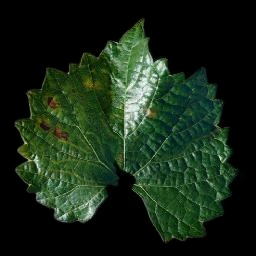
#> input picture grapes/trainSet/train1/Black_measles/blackmeasles (1)-masked.jpg, 256 x 256 px, given in place of blackmeasles (1).jpg, which was not available
$ jupyter execute --allow-errors demo13.ipynb
#> lines starting #> are read from the running program, lines starting #| are printed output that depends on the picture; after the words box and inside, x2 and y2 are one past the last pixel; in counts of white or black regions, pixels touching at a corner belong together; pictures that were not available may be replaced by others from this repository, and a replacement may not be noted
[cell 1]
import numpy as np
import cv2
from matplotlib import pyplot as plt

[cell 2]
def image_masking(filepath):

#> called with filepath = 'blackmeasles (1).jpg'
	BLUR = 21
	CANNY_THRESH_1 = 10
	CANNY_THRESH_2 = 200
	MASK_DILATE_ITER = 10
	MASK_ERODE_ITER = 10
	MASK_COLOR = (0.0,0.0,0.0) # In BGR format

	img = cv2.imread(filepath)
#> img is the input picture: shape (256, 256, 3); mean B, G, R 22.5, 39.2, 23.3
	gray = cv2.cvtColor(img,cv2.COLOR_BGR2GRAY)
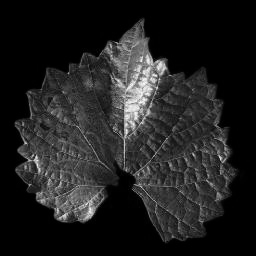
#> gray: shape (256, 256); min 0, max 250, mean 32.6

	edges = cv2.Canny(gray, CANNY_THRESH_1, CANNY_THRESH_2)
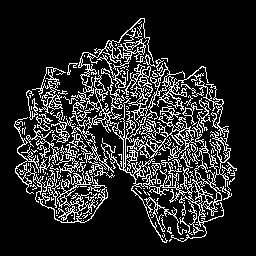
#> edges: shape (256, 256); 16% white in thin lines or dots, all inside (x1, y1, x2, y2) = (14, 18, 237, 243)
	edges = cv2.dilate(edges, None)
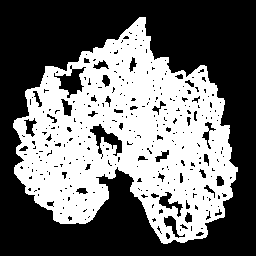
#> edges: shape (256, 256); 43.2% white; 1 white region, box (x1, y1, x2, y2) and area: (13, 17, 238, 244) 28296
	edges = cv2.erode(edges, None)
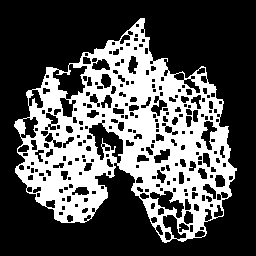
#> edges: shape (256, 256); 32.8% white; 1 white region

	contour_info = []
	contours, _ = cv2.findContours(edges, cv2.RETR_LIST, cv2.CHAIN_APPROX_NONE)
#> contours = 272 contours, 117 with area under 20; largest, box (x1, y1, x2, y2) and area: (14, 18, 237, 243) 30414, (88, 122, 124, 164) 724, (52, 63, 88, 100) 700, (149, 190, 185, 219) 441, (162, 214, 187, 240) 292

	for c in contours:
	    contour_info.append((c, cv2.isContourConvex(c), cv2.contourArea(c),))
#> after the loop, contour_info = 272 items
	contour_info = sorted(contour_info, key=lambda c: c[2], reverse=True)

	max_contour = contour_info[0]
#> max_contour = 3 items, first 3: contour of 914 points, box (x1, y1, x2, y2) (14, 18, 237, 243), area 30414, False, 30414
	mask = np.zeros(edges.shape)
	cv2.fillConvexPoly(mask, max_contour[0], (255))
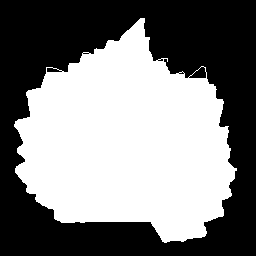
#> mask: shape (256, 256) float64; 49.8% white; 1 white region, box (x1, y1, x2, y2) and area: (14, 18, 237, 243) 32668

	mask = cv2.dilate(mask, None, iterations=MASK_DILATE_ITER)
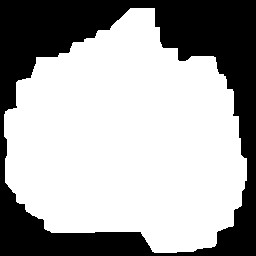
#> mask: shape (256, 256) float64; 65.5% white; 1 black region, box (x1, y1, x2, y2) and area: (0, 0, 256, 256) 22608
	mask = cv2.erode(mask, None, iterations=MASK_ERODE_ITER)
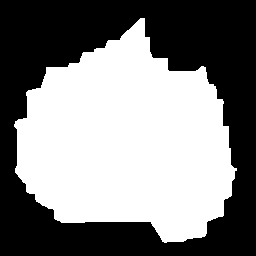
#> mask: shape (256, 256) float64; 50.9% white; 1 black region, box (x1, y1, x2, y2) and area: (0, 0, 256, 256) 32168
	mask = cv2.GaussianBlur(mask, (BLUR, BLUR), 0)
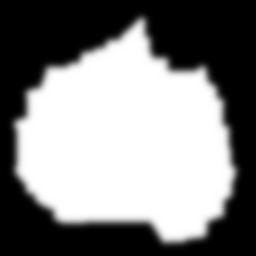
#> mask: shape (256, 256) float64; min 0, max 255, mean 129.8; drawn with min black and max white

	mask_stack = np.dstack([mask]*3)
	mask_stack  = mask_stack.astype('float32') / 255.0
	img = img.astype('float32') / 255.0

	masked = (mask_stack * img) + ((1-mask_stack) * MASK_COLOR)
	masked = (masked * 255).astype('uint8')

	fileName, fileExtension = filepath.split('.')
	fileName += '-masked.'
	filepath = fileName + fileExtension
	print(filepath)

	cv2.imwrite(filepath, masked)

[cell 3]
img = 'blackmeasles (1).jpg'
image_masking(img)

[cell 4]
def ProcessImage1(im):
    resized = cv2.resize(im, (500,500))
    cv2.imshow("Resized", resized)
    cv2.waitKey(0)
    blurred = cv2.medianBlur(resized, 3)
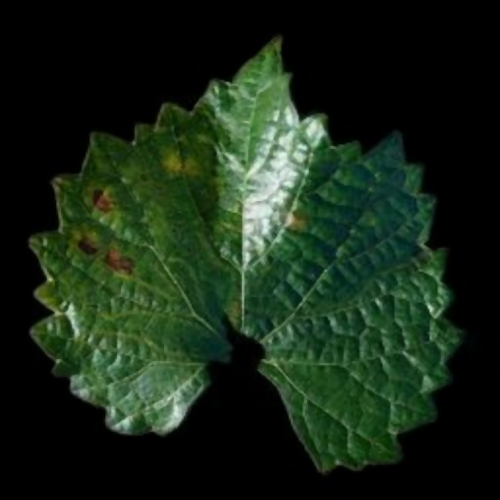
#> blurred: shape (500, 500, 3); mean B, G, R 22.3, 39.1, 23.1
    #image = cv2.cvtColor(blurred, cv2.COLOR_BGR2HSV)
    cv2.imshow("MedBlur", blurred)
    cv2.waitKey(0)
    return(blurred)

[cell 5]
def segment(image, threshold=25):
#> called with threshold = 25
    global bg
    bg = image.copy()
    # find the absolute difference between background and current frame
    diff = cv2.absdiff(bg.astype("uint8"), image)
#> diff: shape (500, 500, 3); every value is 0
    cv2.imshow("diff", diff)
    cv2.waitKey(0)

    # threshold the diff image so that we get the foreground
    thresholded = cv2.threshold(diff, 0, 255, cv2.THRESH_BINARY | cv2.THRESH_OTSU)

    img = thresholded

    # get the contours in the thresholded image
    # _, cnts = cv2.findContours(img, cv2.RETR_EXTERNAL, cv2.CHAIN_APPROX_SIMPLE)
    _, cnts = cv2.findContours(img, cv2.RETR_EXTERNAL, cv2.CHAIN_APPROX_SIMPLE)

    # return None, if no contours detected
    if len(cnts) == 0:
        return
    else:
            # based on contour area, get the maximum contour which is the hand
        segmented = max(cnts, key=cv2.contourArea)
    cv2.imshow("thresholded", thresholded)
    cv2.waitKey(0)

    cv2.imshow("Segment", segmented)
    cv2.waitKey(0)
    return (thresholded, segmented)

$ run again, on setImages/set/postSegment/Bacterial/bactDis139.jpg
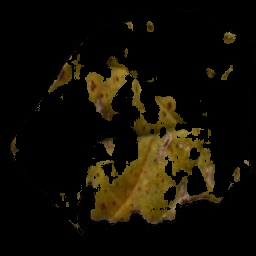
#> input picture setImages/set/postSegment/Bacterial/bactDis139.jpg, 256 x 256 px, given in place of blackmeasles (1).jpg, which was not available
#> in image_masking, img is the input picture: shape (256, 256, 3); mean B, G, R 4.9, 14.4, 18.4
#> in image_masking, `edges = cv2.erode(edges, None)`:
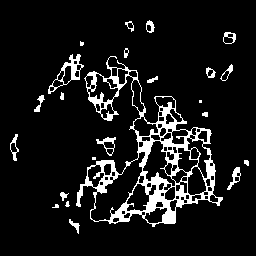
#> edges: shape (256, 256); 9.5% white; 23 white regions (5 under 20 px)
#> contours = 121 contours, 32 with area under 20; largest, box (x1, y1, x2, y2) and area: (76, 56, 223, 227) 11410, (90, 151, 146, 222) 1490, (142, 140, 176, 187) 714, (48, 54, 84, 94) 515, (126, 183, 150, 212) 440
#> the loop in image_masking, `for c in contours:` made 121 passes
#> after the loop in image_masking, `for c in contours:`: contour_info = 121 items
#> max_contour = 3 items, first 3: contour of 956 points, box (x1, y1, x2, y2) (76, 56, 223, 227), area 11410, False, 11410
#> in image_masking, `masked = (mask_stack * img) + ((1-mask_stack) * MASK_COLOR)`:
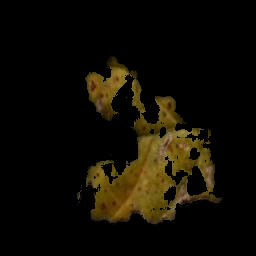
#> masked: shape (256, 256, 3) float64; mean of channels 0, 1, 2 0.015, 0.0481, 0.0615; drawn as B, G, R
#> diff: shape (500, 500, 3); every value is 0
